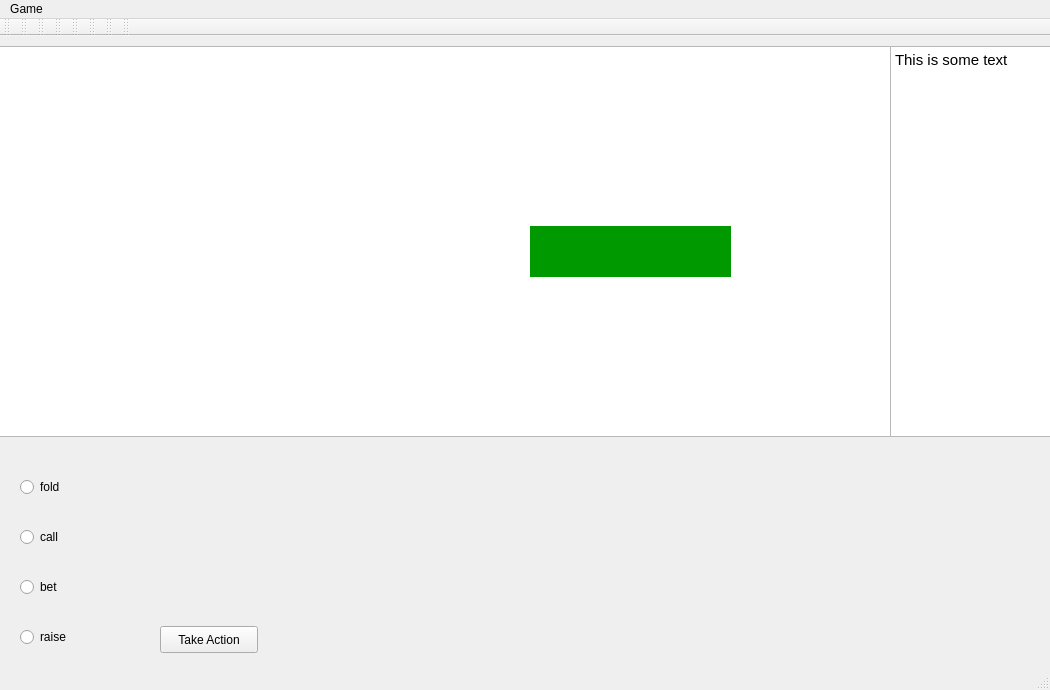
<?xml version="1.0" encoding="UTF-8"?>
<ui version="4.0">
 <class>MainWindow</class>
 <widget class="QMainWindow" name="MainWindow">
  <property name="geometry">
   <rect>
    <x>0</x>
    <y>0</y>
    <width>1050</width>
    <height>690</height>
   </rect>
  </property>
  <property name="windowTitle">
   <string>MainWindow</string>
  </property>
  <widget class="QWidget" name="centralwidget">
   <widget class="QRadioButton" name="fold_radio">
    <property name="geometry">
     <rect>
      <x>20</x>
      <y>440</y>
      <width>116</width>
      <height>22</height>
     </rect>
    </property>
    <property name="text">
     <string>fold</string>
    </property>
   </widget>
   <widget class="QRadioButton" name="call_radio">
    <property name="geometry">
     <rect>
      <x>20</x>
      <y>490</y>
      <width>116</width>
      <height>22</height>
     </rect>
    </property>
    <property name="text">
     <string>call</string>
    </property>
   </widget>
   <widget class="QRadioButton" name="bet_radio">
    <property name="geometry">
     <rect>
      <x>20</x>
      <y>540</y>
      <width>116</width>
      <height>22</height>
     </rect>
    </property>
    <property name="text">
     <string>bet</string>
    </property>
   </widget>
   <widget class="QRadioButton" name="raise_radio">
    <property name="geometry">
     <rect>
      <x>20</x>
      <y>590</y>
      <width>116</width>
      <height>22</height>
     </rect>
    </property>
    <property name="text">
     <string>raise</string>
    </property>
   </widget>
   <widget class="QPushButton" name="pushButton">
    <property name="geometry">
     <rect>
      <x>160</x>
      <y>590</y>
      <width>98</width>
      <height>27</height>
     </rect>
    </property>
    <property name="text">
     <string>Take Action</string>
    </property>
   </widget>
   <widget class="QGraphicsView" name="graphicsView">
    <property name="geometry">
     <rect>
      <x>-10</x>
      <y>10</y>
      <width>901</width>
      <height>391</height>
     </rect>
    </property>
    <property name="styleSheet">
     <string notr="true">background: url(/home/jamie/Desktop/Y4S2/product_FYP/leduc-holdem-using-pomcp/ui/game_table.png)</string>
    </property>
   </widget>
   <widget class="QTextBrowser" name="textBrowser">
    <property name="geometry">
     <rect>
      <x>890</x>
      <y>10</y>
      <width>161</width>
      <height>391</height>
     </rect>
    </property>
    <property name="html">
     <string>&lt;!DOCTYPE HTML PUBLIC &quot;-//W3C//DTD HTML 4.0//EN&quot; &quot;http://www.w3.org/TR/REC-html40/strict.dtd&quot;&gt;
&lt;html&gt;&lt;head&gt;&lt;meta name=&quot;qrichtext&quot; content=&quot;1&quot; /&gt;&lt;style type=&quot;text/css&quot;&gt;
p, li { white-space: pre-wrap; }
&lt;/style&gt;&lt;/head&gt;&lt;body style=&quot; font-family:'Ubuntu'; font-size:11pt; font-weight:400; font-style:normal;&quot;&gt;
&lt;p style=&quot; margin-top:0px; margin-bottom:0px; margin-left:0px; margin-right:0px; -qt-block-indent:0; text-indent:0px;&quot;&gt;This is some text&lt;/p&gt;&lt;/body&gt;&lt;/html&gt;</string>
    </property>
   </widget>
   <widget class="QGraphicsView" name="player_card">
    <property name="geometry">
     <rect>
      <x>420</x>
      <y>280</y>
      <width>171</width>
      <height>0</height>
     </rect>
    </property>
    <property name="minimumSize">
     <size>
      <width>171</width>
      <height>0</height>
     </size>
    </property>
    <property name="maximumSize">
     <size>
      <width>171</width>
      <height>241</height>
     </size>
    </property>
    <property name="styleSheet">
     <string notr="true">background: url(/home/jamie/Desktop/Y4S2/product_FYP/leduc-holdem-using-pomcp/ui/cards/AH.svg)</string>
    </property>
   </widget>
   <widget class="QLabel" name="player_card_2">
    <property name="geometry">
     <rect>
      <x>410</x>
      <y>280</y>
      <width>71</width>
      <height>91</height>
     </rect>
    </property>
    <property name="text">
     <string>&lt;html&gt;&lt;head/&gt;&lt;body&gt;&lt;p&gt;&lt;img src=&quot;:/my_cards/Ah.svg&quot;/&gt;&lt;/p&gt;&lt;/body&gt;&lt;/html&gt;</string>
    </property>
   </widget>
   <widget class="QLabel" name="opponent_card">
    <property name="geometry">
     <rect>
      <x>410</x>
      <y>50</y>
      <width>66</width>
      <height>81</height>
     </rect>
    </property>
    <property name="text">
     <string>&lt;html&gt;&lt;head/&gt;&lt;body&gt;&lt;p&gt;&lt;img src=&quot;:/my_cards/back.png&quot;/&gt;&lt;/p&gt;&lt;/body&gt;&lt;/html&gt;</string>
    </property>
   </widget>
   <widget class="QTextBrowser" name="textBrowser_2">
    <property name="geometry">
     <rect>
      <x>530</x>
      <y>190</y>
      <width>201</width>
      <height>51</height>
     </rect>
    </property>
    <property name="styleSheet">
     <string notr="true">background-color: rgb(0,153,0);
border:none;</string>
    </property>
   </widget>
  </widget>
  <widget class="QMenuBar" name="menubar">
   <property name="geometry">
    <rect>
     <x>0</x>
     <y>0</y>
     <width>1050</width>
     <height>25</height>
    </rect>
   </property>
   <widget class="QMenu" name="menuFIle">
    <property name="title">
     <string>Game</string>
    </property>
    <addaction name="actionNew_Game"/>
    <addaction name="actionExit"/>
   </widget>
   <addaction name="menuFIle"/>
  </widget>
  <widget class="QStatusBar" name="statusbar"/>
  <widget class="QToolBar" name="toolBar">
   <property name="windowTitle">
    <string>toolBar</string>
   </property>
   <attribute name="toolBarArea">
    <enum>TopToolBarArea</enum>
   </attribute>
   <attribute name="toolBarBreak">
    <bool>false</bool>
   </attribute>
  </widget>
  <widget class="QToolBar" name="toolBar_2">
   <property name="windowTitle">
    <string>toolBar_2</string>
   </property>
   <attribute name="toolBarArea">
    <enum>TopToolBarArea</enum>
   </attribute>
   <attribute name="toolBarBreak">
    <bool>false</bool>
   </attribute>
  </widget>
  <widget class="QToolBar" name="toolBar_3">
   <property name="windowTitle">
    <string>toolBar_3</string>
   </property>
   <attribute name="toolBarArea">
    <enum>TopToolBarArea</enum>
   </attribute>
   <attribute name="toolBarBreak">
    <bool>false</bool>
   </attribute>
  </widget>
  <widget class="QToolBar" name="toolBar_4">
   <property name="windowTitle">
    <string>toolBar_4</string>
   </property>
   <attribute name="toolBarArea">
    <enum>TopToolBarArea</enum>
   </attribute>
   <attribute name="toolBarBreak">
    <bool>false</bool>
   </attribute>
  </widget>
  <widget class="QToolBar" name="toolBar_5">
   <property name="windowTitle">
    <string>toolBar_5</string>
   </property>
   <attribute name="toolBarArea">
    <enum>TopToolBarArea</enum>
   </attribute>
   <attribute name="toolBarBreak">
    <bool>false</bool>
   </attribute>
  </widget>
  <widget class="QToolBar" name="toolBar_6">
   <property name="windowTitle">
    <string>toolBar_6</string>
   </property>
   <attribute name="toolBarArea">
    <enum>TopToolBarArea</enum>
   </attribute>
   <attribute name="toolBarBreak">
    <bool>false</bool>
   </attribute>
  </widget>
  <widget class="QToolBar" name="toolBar_7">
   <property name="windowTitle">
    <string>toolBar_7</string>
   </property>
   <attribute name="toolBarArea">
    <enum>TopToolBarArea</enum>
   </attribute>
   <attribute name="toolBarBreak">
    <bool>false</bool>
   </attribute>
  </widget>
  <widget class="QToolBar" name="toolBar_8">
   <property name="windowTitle">
    <string>toolBar_8</string>
   </property>
   <attribute name="toolBarArea">
    <enum>TopToolBarArea</enum>
   </attribute>
   <attribute name="toolBarBreak">
    <bool>false</bool>
   </attribute>
  </widget>
  <action name="actionNew_Game">
   <property name="text">
    <string>New Game</string>
   </property>
  </action>
  <action name="actionExit">
   <property name="text">
    <string>Exit</string>
   </property>
  </action>
 </widget>
 <resources>
  <include location="cards/cards_resource.qrc"/>
 </resources>
 <connections/>
</ui>
